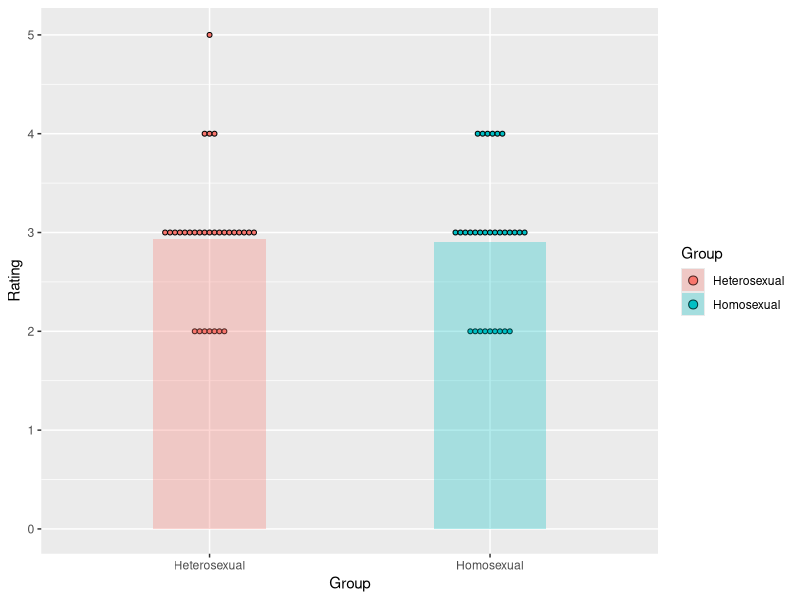
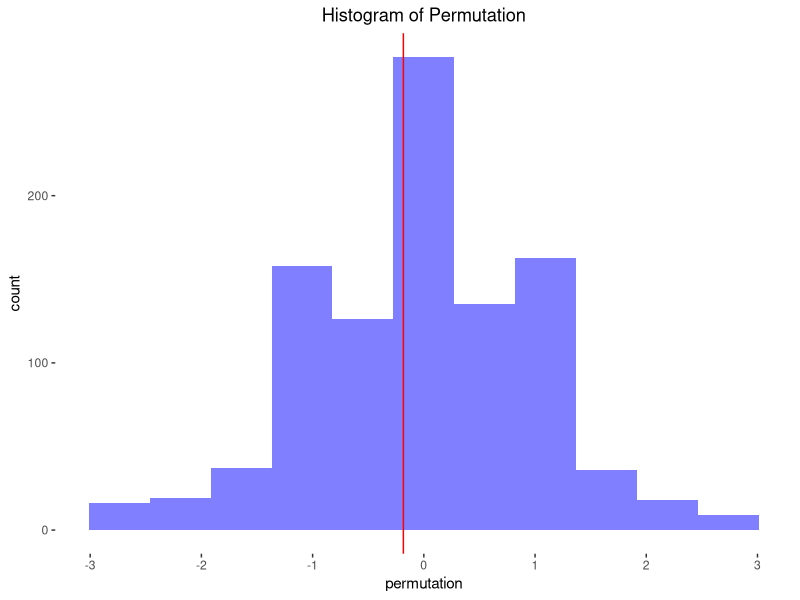

Recreate these plots in R, in order.
## ---- chunk 1
# Creating the "Group" Columns
group.homo <- rep("Homosexual", 30)
group.hete <- rep("Heterosexual", 30)
group.col <- c(group.homo, group.hete) # Bind these two groups together

# Creating the "Rating" Columns
rating.homo.2 <- rep(2, 9)
rating.homo.3 <- rep(3, 15)
rating.homo.4 <- rep(4, 6)
rating.homo <- c(rating.homo.2, rating.homo.3, rating.homo.4)

rating.hete.2 <- rep(2, 7)
rating.hete.3 <- rep(3, 19)
rating.hete.4 <- rep(4, 3)
rating.hete.5 <- rep(5, 1)
rating.hete <- c(rating.hete.2, rating.hete.3, rating.hete.4, rating.hete.5)

rating.col <- c(rating.homo, rating.hete)

# Creating a new dataframe
df <- data.frame(group.col)
df$rating <- rating.col
colnames(df)[c(1,2)] <- c("Group", "Rating")
## ---- chunk 2
# Print the summary of new data
summary(df)
## ---- chunk 3
table(df)
## ---- chunk 4
library(ggplot2)
ggplot(df, aes(x = Group, y = Rating, fill = Group)) +
        geom_dotplot(binaxis =  "y",
                     binwidth = 0.05,
                     stackdir = "center") +
        geom_bar(stat = "summary",
                 fun.y = "mean",
                 alpha = 0.3,
                 width = 0.4)

## ---- chunk 5
# Copy the functions
sem <- function (x) {
  sd(x)/(sqrt(length(x)))
}

test.statistic <- function (x, y) {
  (mean(x)-mean(y))/sqrt(sem(x)^2 + sem(y)^2)
}

# Get each group's sub dataframe
homo <- subset(df, Group == "Homosexual", select = Rating)
hete <- subset(df, Group == "Heterosexual", select = Rating)
# Create the vector store all the permuted statistics
permuted.stats <- test.statistic(homo$Rating,
                                 hete$Rating)
true.test.statistic <- test.statistic(homo$Rating,
                                 hete$Rating)
# Set the Loop and store these permutations
for (i in 1:999) {
  # shuffle the labels
  df <- data.frame("Group" = sample(df$Group), "Rating" = df$Rating)

  homo <- subset(df, Group == "Homosexual", select = Rating)
  hete <- subset(df, Group == "Heterosexual", select = Rating)

  # Add the new permuted stat to our vector
  permuted.stats <- append(permuted.stats,
                           test.statistic(homo$Rating, hete$Rating))
}

# Plot the Histogram of the test statistics
library(ggplot2)
ggplot(NULL, aes(x = permuted.stats)) +
        geom_histogram(bins = 11,
                       fill = "blue",
                       alpha = 0.5) +
        geom_vline(xintercept = true.test.statistic,
                   linetype = "solid",
                   color = "red") +
        xlab("permutation") +
        scale_x_continuous(n.breaks = 10) +
        ggtitle("Histogram of Permutation", ) +
        theme(panel.background = element_rect(fill = "transparent"),
              plot.background = element_rect(fill = "transparent", color = NA),
              plot.title = element_text(hjust = 0.5),
              panel.grid.major = element_blank(), #remove major gridlines
              panel.grid.minor = element_blank()) #remove minor gridlines

## ---- chunk 6
print(mean(permuted.stats))
## ---- chunk 7
p.set <- subset(permuted.stats, permuted.stats < true.test.statistic)
p.value <- (length(p.set)/1000)/2
print(p.value)
## ---- chunk 8
p.set <- subset(permuted.stats,
                permuted.stats < true.test.statistic | permuted.stats > abs(true.test.statistic))
p.value <- (length(p.set)/1000)/2
print(p.value)
